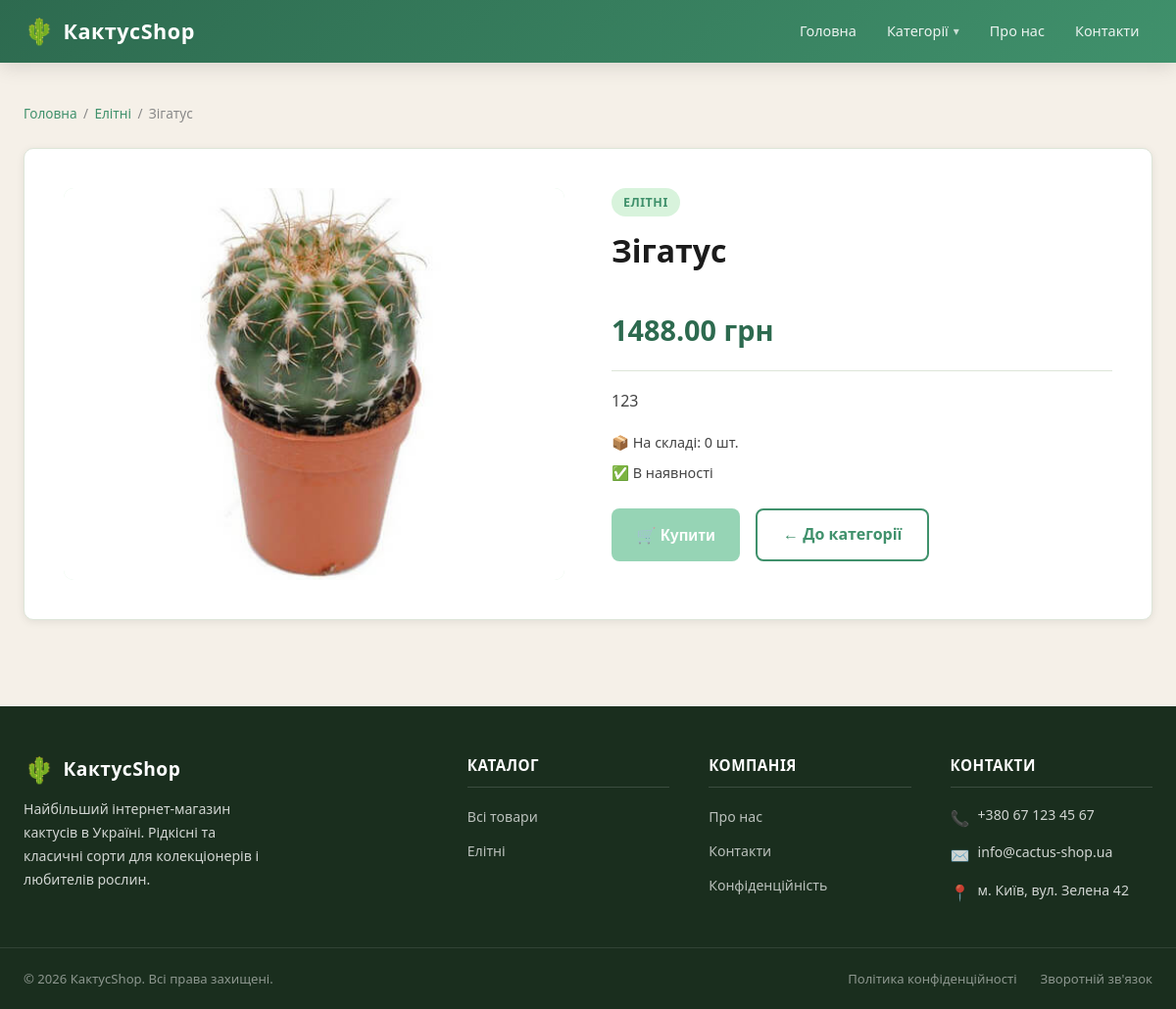
Page /product/zigatus/ on the committed database.
### shop/models.py (models this page shows, shortened)
class Product(models.Model):
    category = models.ForeignKey(
        Category,
        on_delete=models.CASCADE,
        related_name='products',
        verbose_name='Категорія'
    )
    name = models.CharField('Назва товару', max_length=150)
    slug = models.SlugField('Слаг', unique=True)
    price = models.DecimalField('Ціна', max_digits=10, decimal_places=2)
    stock = models.PositiveIntegerField('Кількість на складі', default=0)
    description = models.TextField('Опис товару', blank=True)
    image_url = models.URLField('Фото URL', blank=True)
    image = models.ImageField('Фото товару', upload_to='products/', blank=True, null=True)
    available = models.BooleanField('В наявності', default=True)
    created_at = models.DateTimeField(auto_now_add=True)
    updated_at = models.DateTimeField(auto_now=True)
    class Meta:
        verbose_name = 'Товар'
        verbose_name_plural = 'Товари'

class Category(models.Model):
    name = models.CharField('Назва', max_length=100)
    slug = models.SlugField('Слаг', unique=True)
    description = models.TextField('Опис', blank=True)
    created_at = models.DateTimeField(auto_now_add=True)
    updated_at = models.DateTimeField(auto_now=True)
    class Meta:
        verbose_name = 'Категорія'
        verbose_name_plural = 'Категорії'

### shop/views.py (the view)
# urls.py: path('product/<slug:slug>/', views.product_detail, name='product_detail'),
def product_detail(request, slug):
    categories = Category.objects.all()
    product = get_object_or_404(Product, slug=slug)
    related_products = Product.objects.filter(
        category=product.category, available=True
    ).exclude(pk=product.pk)[:4]
    context = {
        'categories': categories,
        'product': product,
        'related_products': related_products,
    }
    return render(request, 'shop/product_detail.html', context)

### shop/templates/shop/product_detail.html (shortened to what this page needs)
{% extends 'shop/base.html' %}
{% block content %}
<div class="breadcrumb">
    <a href="{% url 'shop:main' %}">Головна</a>
    <span class="breadcrumb__sep">/</span>
    <a href="{% url 'shop:category' product.category.slug %}">{{ product.category.name }}</a>
    <span class="breadcrumb__sep">/</span>
    <span>{{ product.name }}</span>
</div>
<div class="product-detail">
    <div class="product-detail__gallery">
        {% if product.image %}
            <img src="{{ product.image.url }}" alt="{{ product.name }}">
        {% elif product.image_url %}
            <img src="{{ product.image_url }}" alt="{{ product.name }}">
        {% else %}
            <span class="product-detail__no-image">🌵</span>
        {% endif %}
    </div>
    <div class="product-detail__info">
        <span class="product-detail__category-badge">
            <a href="{% url 'shop:category' product.category.slug %}">{{ product.category.name }}</a>
        </span>
        <h1 class="product-detail__name">{{ product.name }}</h1>
        <div class="product-detail__price">{{ product.price }} грн</div>
        {% if product.description %}
            <div class="product-detail__desc">{{ product.description }}</div>
        {% endif %}
        <div class="product-detail__meta">
            <span>
                📦 На складі: {{ product.stock }} шт.
            </span>
            <span>
                {% if product.available %}
                    ✅ В наявності
                {% else %}
                    ❌ Немає в наявності
                {% endif %}
            </span>
        </div>
        <div class="product-detail__actions">
            <button class="btn btn-primary" disabled>🛒 Купити</button>
            <a href="{% url 'shop:category' product.category.slug %}" class="btn btn-outline">
                ← До категорії
            </a>
        </div>
    </div>
</div>
{% endblock %}

### shop/templates/shop/base.html (shortened to what this page needs)
<!DOCTYPE html>
<html lang="uk">
<head>
    {% load static %}
    <link rel="stylesheet" href="{% static 'shop/css/style.css' %}">
</head>
<body>
<header>
    <div class="header-inner">
        <a href="{% url 'shop:main' %}" class="logo">
            <span class="logo-icon">🌵</span>
            <span>КактусShop</span>
        </a>
        <nav class="main-nav">
            <ul>
                <li><a href="{% url 'shop:main' %}">Головна</a></li>
                {% if categories %}
                <li class="nav-categories">
                    <a href="#">Категорії</a>
                </li>
                {% endif %}
                <li><a href="{% url 'shop:about' %}">Про нас</a></li>
                <li><a href="{% url 'shop:contacts' %}">Контакти</a></li>
            </ul>
        </nav>
    </div>
</header>
<main>
    {% block content %}{% endblock %}
</main>
<footer>
    <div class="footer-top">
        <div class="footer-brand">
            <div class="logo">
                <span class="logo-icon">🌵</span>
                <span>КактусShop</span>
            </div>
            <p>Найбільший інтернет-магазин кактусів в Україні. Рідкісні та класичні сорти для колекціонерів і любителів рослин.</p>
        </div>
        <div class="footer-col">
            <h4>Каталог</h4>
            <ul>
                <li><a href="{% url 'shop:main' %}">Всі товари</a></li>
                {% for cat in categories %}
                    <li><a href="{% url 'shop:category' cat.slug %}">{{ cat.name }}</a></li>
                {% endfor %}
            </ul>
        </div>
        <div class="footer-col">
            <h4>Компанія</h4>
            <ul>
                <li><a href="{% url 'shop:about' %}">Про нас</a></li>
                <li><a href="{% url 'shop:contacts' %}">Контакти</a></li>
                <li><a href="{% url 'shop:privacy' %}">Конфіденційність</a></li>
            </ul>
        </div>
        <div class="footer-col">
            <h4>Контакти</h4>
            <div class="footer-contact-item">
                <span class="footer-contact-item__icon">📞</span>
                <span>+380 67 123 45 67</span>
            </div>
            <div class="footer-contact-item">
                <span class="footer-contact-item__icon">✉️</span>
                <span>info@cactus-shop.ua</span>
            </div>
            <div class="footer-contact-item">
                <span class="footer-contact-item__icon">📍</span>
                <span>м. Київ, вул. Зелена 42</span>
            </div>
        </div>
    </div>
    <div class="footer-bottom">
        <div class="footer-bottom-inner">
            <p>&copy; 2026 КактусShop. Всі права захищені.</p>
            <div class="footer-bottom-links">
                <a href="{% url 'shop:privacy' %}">Політика конфіденційності</a>
                <a href="{% url 'shop:contacts' %}">Зворотній зв'язок</a>
            </div>
        </div>
    </div>
</footer>
</body>
</html>

### rows in the picture
Product: category.name "Елітні", name "Зігатус", image (picture), category.name "ЕЛІТНІ", price "1488.00", description "123", stock "0"
Category: name "Елітні"
